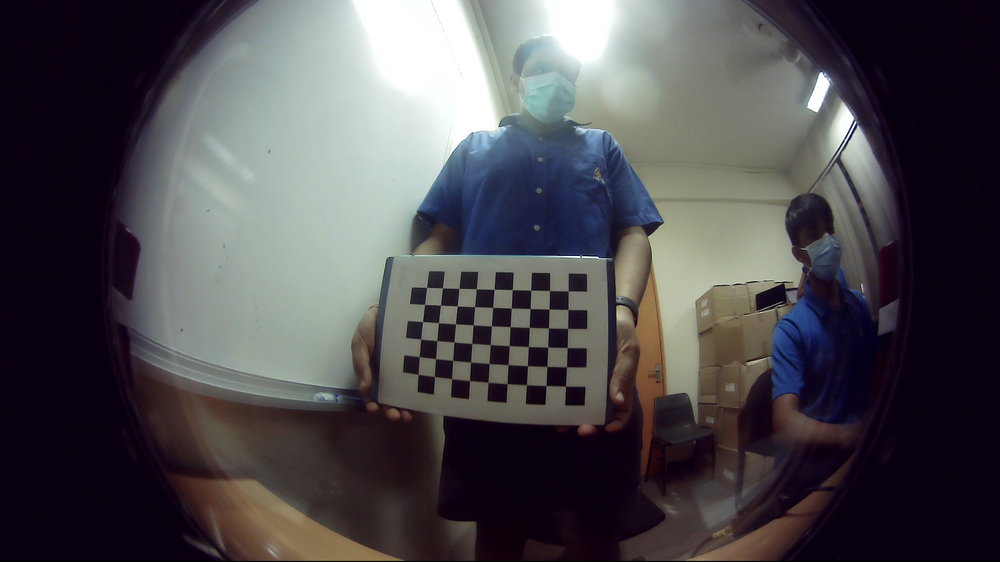
#> input picture Camera Calibration/images/chessboard_input1.png, 1000 x 562 px, shrunk from 1920 x 1080 before the run; its folder holds only this picture in this run
$ python camera_callibrate.py
#> lines starting #> are read from the running program, lines starting #| are printed output that depends on the picture; after the words box and inside, x2 and y2 are one past the last pixel; in counts of white or black regions, pixels touching at a corner belong together
import cv2
import numpy as np
import glob
import pickle

number_of_squares_X = 10
number_of_squares_Y = 7
nX = number_of_squares_X - 1
nY = number_of_squares_Y - 1
square_size = 0.023

path = r'C:\Users\madha\Documents\Programming\MATEROV-ORCA-2022\Camera Calibration\images\*.png'
images = glob.glob(path)

object_points = []
image_points = []

criteria = (cv2.TERM_CRITERIA_EPS + cv2.TERM_CRITERIA_MAX_ITER, 30, 0.001)
object_points_3D = np.zeros((nX * nY, 3), np.float32)
object_points_3D[:,:2] = np.mgrid[0:nY, 0:nX].T.reshape(-1, 2)
object_points_3D = object_points_3D * square_size

for image in images:

    image = cv2.imread(image)
#> image is the input picture: shape (562, 1000, 3); mean B, G, R 78.7, 74.4, 77.4
    gray = cv2.cvtColor(image, cv2.COLOR_BGR2GRAY)
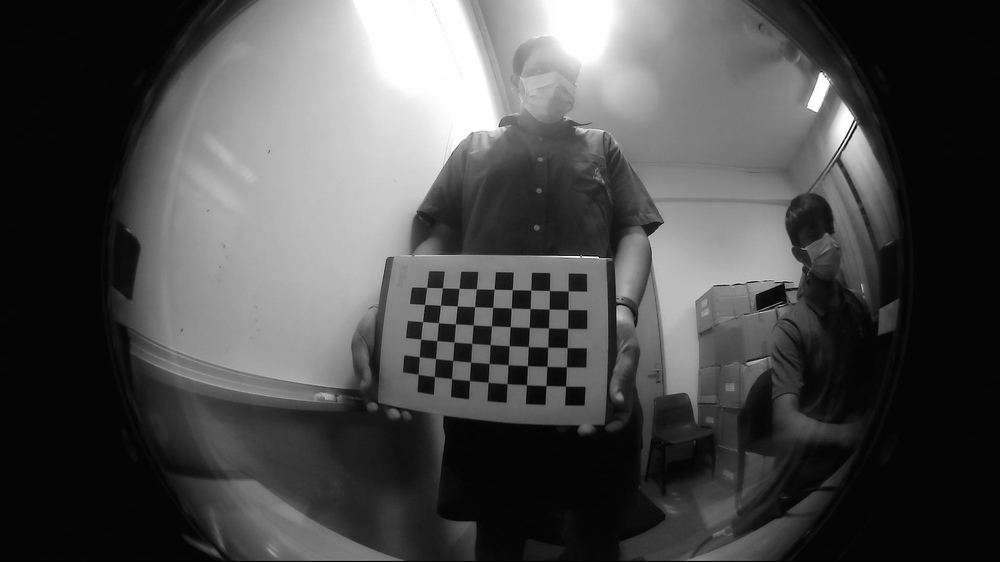
#> gray: shape (562, 1000); min 0, max 255, mean 75.7
    success, corners = cv2.findChessboardCorners(gray, (nY, nX), None)
#> success = True; corners = 54 rows, first 8: [568.2, 290.9], [568, 309.5], [567.6, 328.4], [567.2, 347.6], [566.4, 366.8], [565.6, 386], [549.5, 290.5], [549, 309]

    if success == True:

        object_points.append(object_points_3D)
        corners_2 = cv2.cornerSubPix(gray, corners, (11,11), (-1,-1), criteria)
#> corners_2 = 54 rows, first 8: [568.2, 290.9], [568.1, 309.5], [567.6, 328.4], [567.2, 347.6], [566.5, 366.8], [565.6, 386.1], [549.5, 290.5], [549, 309.1]
        image_points.append(corners_2)
        cv2.drawChessboardCorners(image, (nY, nX), corners_2, success)
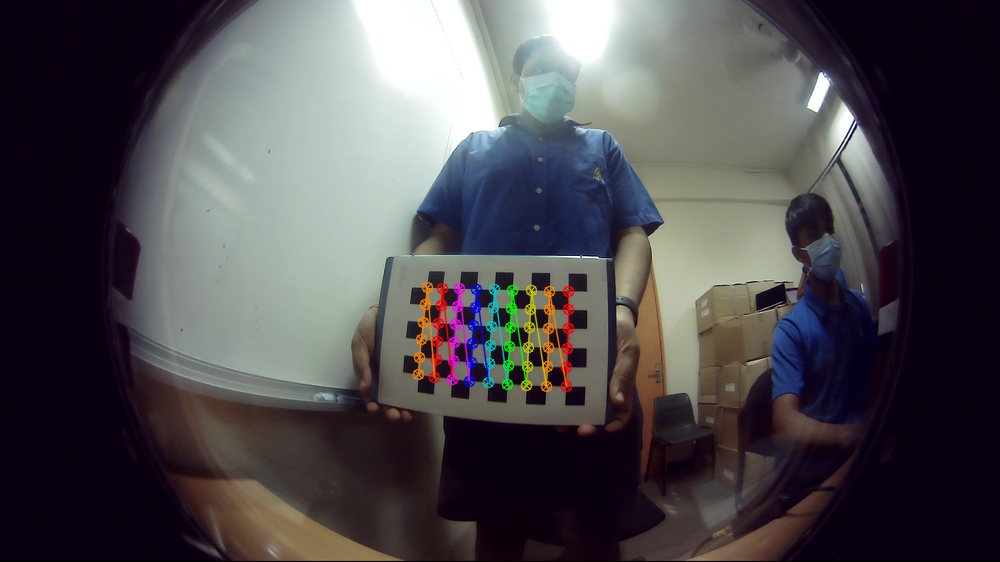
#> image: shape (562, 1000, 3); 1.54% of pixels changed, all inside (x1, y1, x2, y2) = (412, 281, 575, 393)

        cv2.imshow("Image", image)
        cv2.imwrite("hmm.jpg", image)
        cv2.waitKey(200)
        cv2.destroyAllWindows

for image_2 in images:

    distorted_image = cv2.imread(image_2)

    ret, mtx, dist, rvecs, tvecs = cv2.calibrateCamera(object_points, image_points, gray.shape[::-1], None, None)
#> ret = 0.0892; mtx = [[316.2, 0, 515], [0, 313.6, 266.3], [0, 0, 1]]; dist = [[-0.388, -0.098, 0.019, 0.000589, 0.589]]; rvecs = ([-0.151, 0.345, 1.59],); tvecs = ([0.0651, 0.0303, 0.383],)
    height, width = distorted_image.shape[:2]
#> height = 562; width = 1000
    optimal_camera_matrix, roi = cv2.getOptimalNewCameraMatrix(mtx, dist, (width,height), 1, (width,height))
#> optimal_camera_matrix = [[1092.7, 0, 549], [0, 302.8, 310.4], [0, 0, 1]]; roi = (479, 297, 155, 24)
    undistorted_image = cv2.undistort(distorted_image, mtx, dist, None, optimal_camera_matrix)
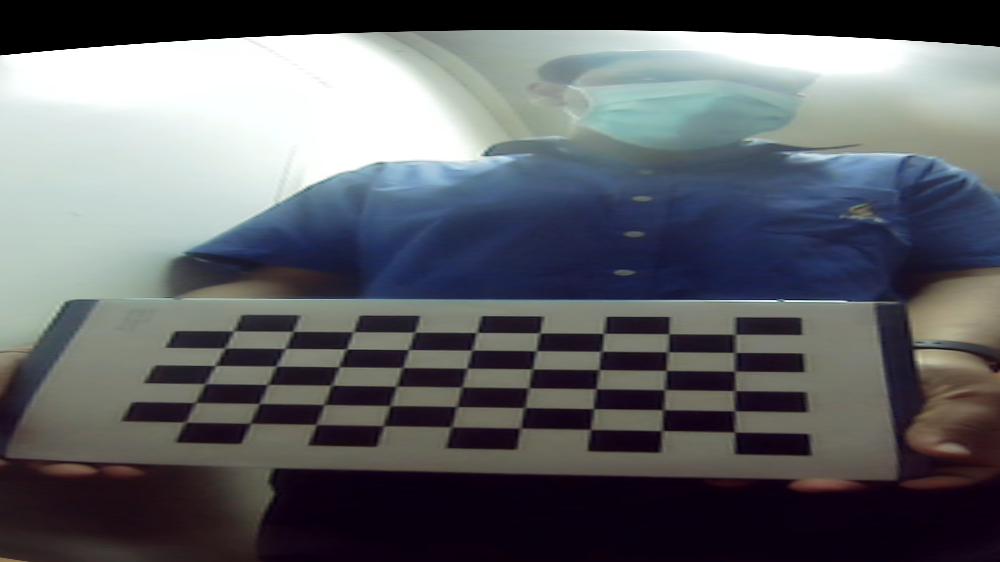
#> undistorted_image: shape (562, 1000, 3); mean B, G, R 102.9, 98.5, 96.1

    x, y, w, h = roi
#> x = 479; y = 297; w = 155; h = 24
    undistorted_image = undistorted_image[y:y+h, x:x+w]
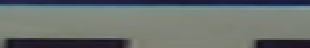
#> undistorted_image: shape (24, 155, 3) (shown 2 times larger); mean B, G, R 108.4, 111.4, 104.4

    cv2.imshow("undistorted", undistorted_image)
    cv2.waitKey(150)

calib_result_pickle = {}
calib_result_pickle["mtx"] = mtx
calib_result_pickle["optimal_camera_matrix"] = optimal_camera_matrix
calib_result_pickle["roi"] = roi
calib_result_pickle["dist"] = dist
calib_result_pickle["rvecs"] = rvecs
calib_result_pickle["tvecs"] = tvecs
pickle.dump(calib_result_pickle, open("camera_calib_pickle.p", "wb" ))

cv2.destroyAllWindows()

$ run again, on Camera Calibration/images/chessboard_input13.png
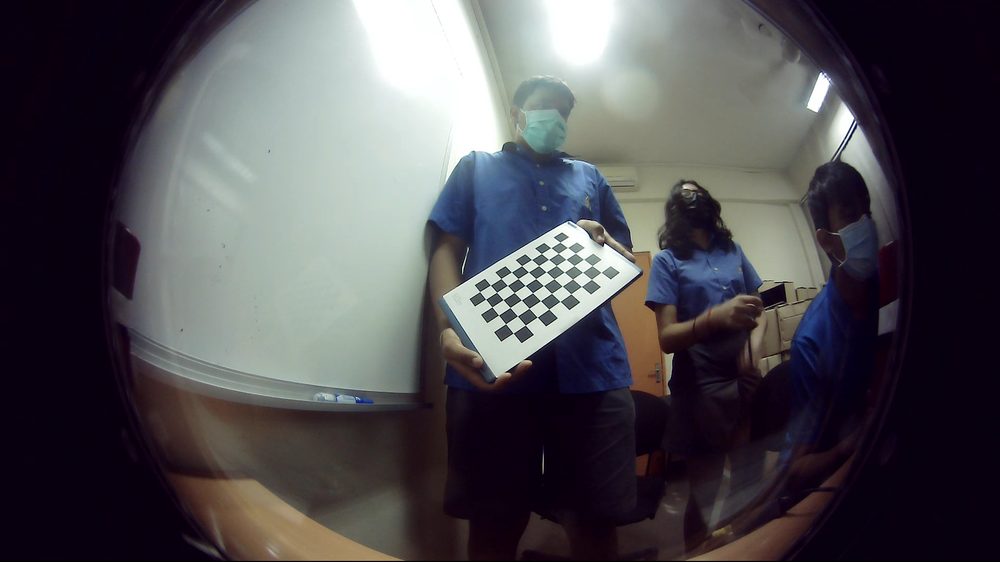
#> input picture Camera Calibration/images/chessboard_input13.png, 1000 x 562 px, shrunk from 1920 x 1080 before the run
#> image is the input picture: shape (562, 1000, 3); mean B, G, R 81.5, 76.4, 79
#> success = True; corners = 54 rows, first 8: [560, 242.3], [567.4, 247.5], [575.4, 253.3], [583.5, 259.3], [592.1, 265.6], [600.9, 272.2], [550.6, 247.7], [558.2, 253.4]
#> corners_2 = 54 rows, first 8: [558.8, 248.5], [559.3, 248.5], [575.4, 253.3], [583.5, 259.3], [589.9, 275.4], [600.9, 272.2], [545.8, 252.6], [558.2, 253.4]
#> `cv2.drawChessboardCorners(image, (nY, nX), corners_2, success)`:
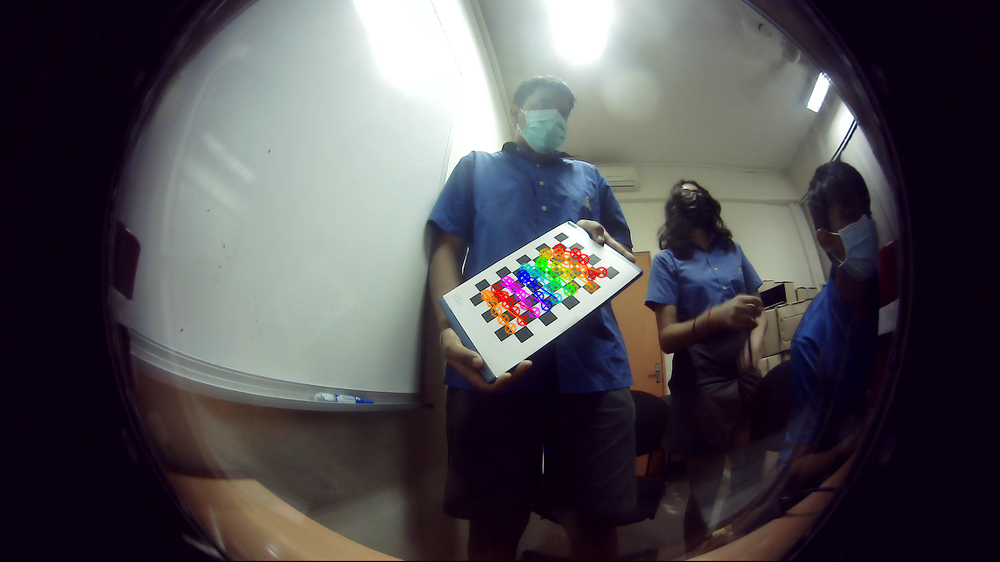
#> image: shape (562, 1000, 3); 0.85% of pixels changed, all inside (x1, y1, x2, y2) = (480, 243, 608, 335)
#> ret = 3.78; mtx = [[252, 0, 497.7], [0, 620.3, 289.7], [0, 0, 1]]; dist = [[1.54, -6.21, 0.257, -0.0902, 19.72]]; rvecs = ([-0.998, 0.902, 0.89],); tvecs = ([0.143, -0.0495, 0.567],)
#> optimal_camera_matrix = [[1673.4, 0, 472], [0, 687.2, 347.5], [0, 0, 1]]; roi = (0, 0, 0, 0)
#> `undistorted_image = cv2.undistort(distorted_image, mtx, dist, None, op..`:
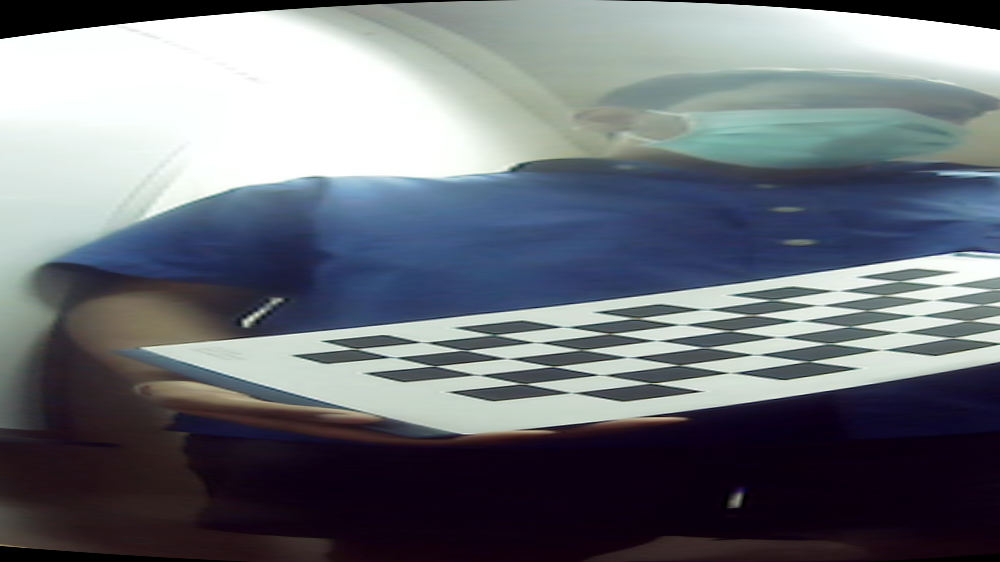
#> undistorted_image: shape (562, 1000, 3); mean B, G, R 121.1, 114, 109
#> x = 0
#> `undistorted_image = undistorted_image[y:y+h, x:x+w]`: undistorted_image = empty array

$ run again, on Camera Calibration/images/chessboard_input10.png
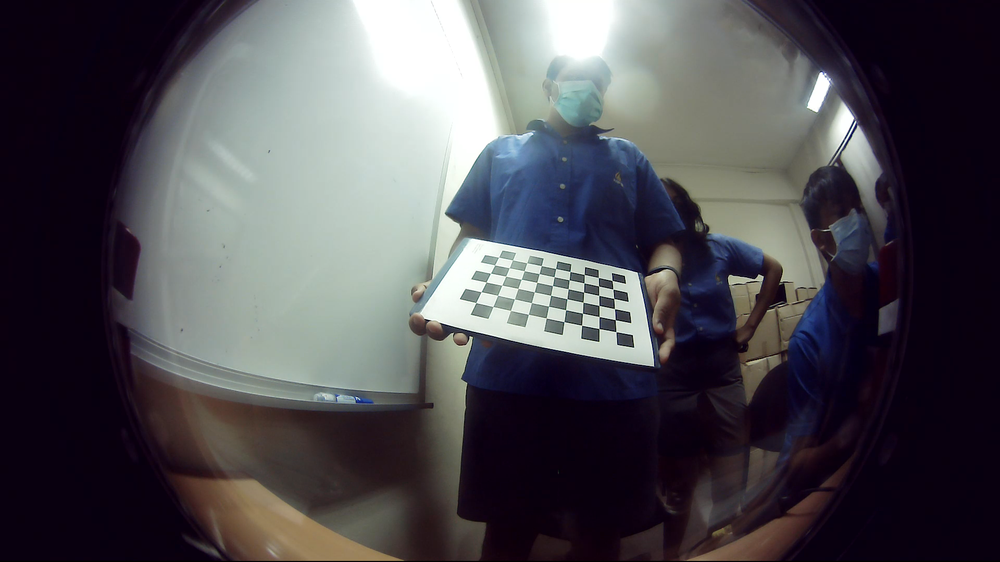
#> input picture Camera Calibration/images/chessboard_input10.png, 1000 x 562 px, shrunk from 1920 x 1080 before the run
#> image is the input picture: shape (562, 1000, 3); mean B, G, R 82.6, 76.9, 78.9
#> success = True; corners = 54 rows, first 8: [612.1, 280.5], [612.9, 289.1], [613.7, 298.4], [614.5, 308.5], [615.3, 319.7], [616, 331.7], [598.4, 277.5], [598.6, 286]
#> corners_2 = 54 rows, first 8: [615.3, 282.4], [613.6, 288.3], [613.6, 288.8], [614.4, 303.7], [614.7, 314.3], [615.7, 325.5], [598.6, 285.5], [598.6, 286.4]
#> `cv2.drawChessboardCorners(image, (nY, nX), corners_2, success)`:
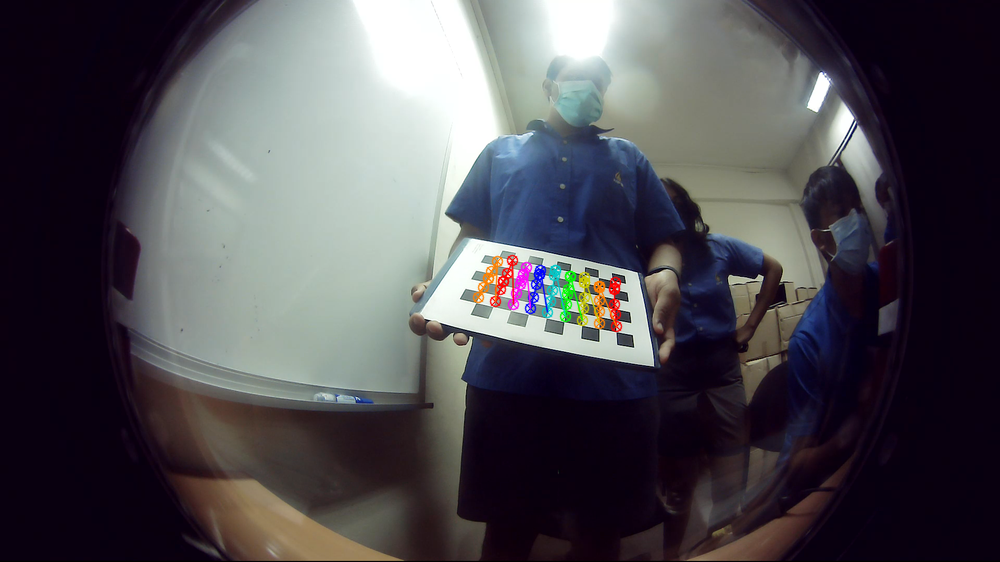
#> image: shape (562, 1000, 3); 0.93% of pixels changed, all inside (x1, y1, x2, y2) = (472, 254, 623, 333)
#> ret = 3.08; mtx = [[311.9, 0, 379.6], [0, 324.6, 318.1], [0, 0, 1]]; dist = [[6.42, -15.83, 1.19, 0.426, 10.91]]; rvecs = ([-0.383, -0.739, 1.54],); tvecs = ([0.287, -0.177, 0.682],)
#> optimal_camera_matrix = [[553, 0, 658.3], [0, 397, 356.1], [0, 0, 1]]; roi = (0, 0, 0, 0)
#> `undistorted_image = cv2.undistort(distorted_image, mtx, dist, None, op..`:
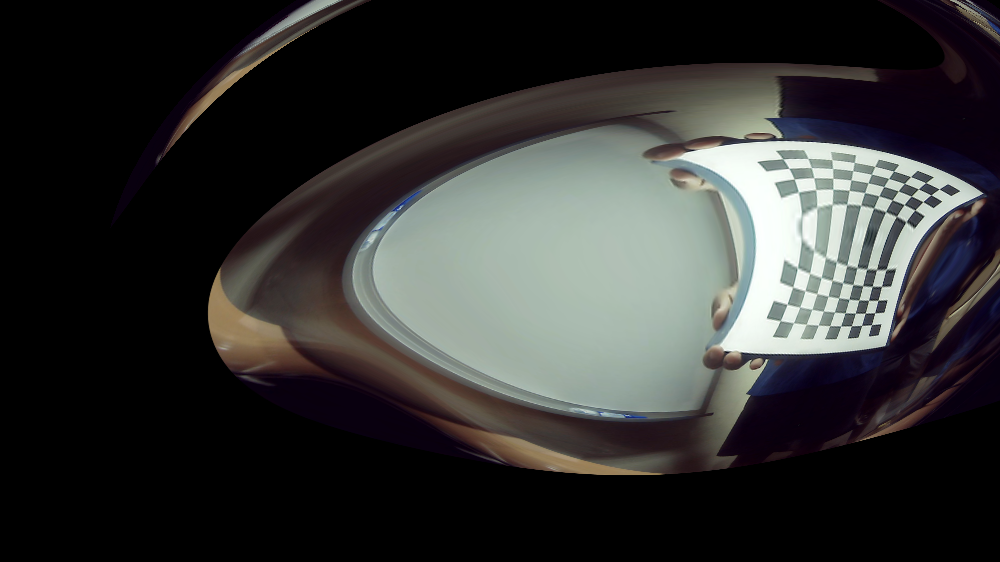
#> undistorted_image: shape (562, 1000, 3); mean B, G, R 49.9, 50.8, 50.6
#> x = 0
#> `undistorted_image = undistorted_image[y:y+h, x:x+w]`: undistorted_image = empty array
